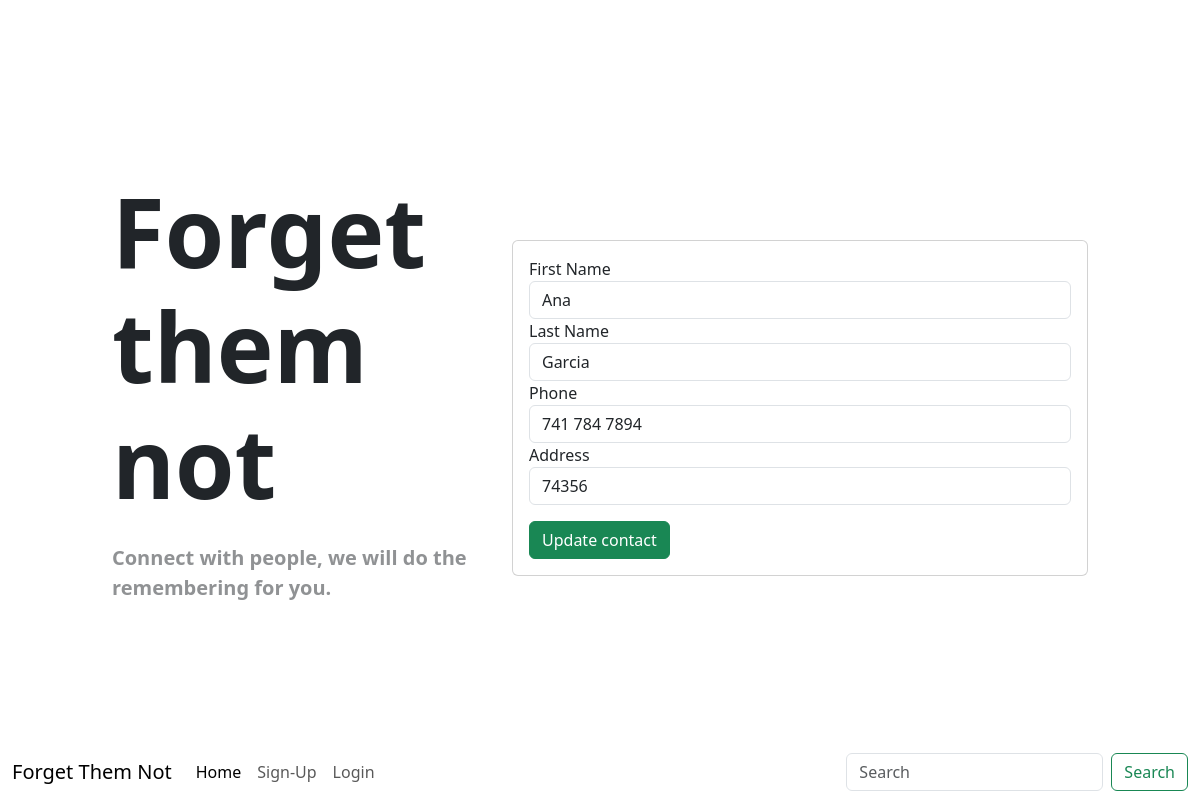
Screenshot of /update/7 with the database file from the repository.
### app/models.py (models this page shows, shortened)
class Contact(db.Model):
    id = db.Column(db.Integer, primary_key = True)
    first_name = db.Column(db.String(50), nullable = False)
    last_name = db.Column(db.String(50), nullable = False)
    phone = db.Column(db.String(15), nullable = False)
    address = db.Column(db.String(100), nullable = False)
    date_created = db.Column(db.DateTime, nullable = False, default = datetime.utcnow)
    user_id = db.Column(db.Integer, db.ForeignKey('user.id'), nullable = False)

### app/routes.py (the view, shortened to what this page needs)
@app.route('/update/<contact_id>', methods =["GET", "POST"])
def update_contact(contact_id):
    form = UpdateForm()
    current_contact = db.session.get(Contact, contact_id)
    return render_template('update.html', form = form, current_contact = current_contact)

### app/forms.py
class UpdateForm(FlaskForm):
    first_name = StringField('First Name', validators = [InputRequired()])
    last_name = StringField('Last Name', validators = [InputRequired()])
    phone = StringField('Phone', validators = [InputRequired()])
    address = StringField('Address', validators = [InputRequired()])
    submit = SubmitField('Update contact')

### app/templates/update.html (shortened to what this page needs)
{% extends 'base.html' %}
{% block content %}
<div class="col-6">
    <div class="card mt-3">
        <div class="card-body">
            <form action="" method="post">
                {{ form.first_name.label }}
                {{ form.first_name(class='form-control', value=current_contact.first_name) }}
                {{ form.last_name.label }}
                {{ form.last_name(class='form-control', value=current_contact.last_name) }}
                {{ form.phone.label }}
                {{ form.phone(class='form-control', value=current_contact.phone) }}
                {{ form.address.label }}
                {{ form.address(class='form-control', value=current_contact.address) }}
                {{ form.submit(class='btn btn-success mt-3')}}
            </form>
        </div>
    </div>
</div>
{% endblock content %}

### rows the page displays
Contact: first_name "Ana", last_name "Garcia", phone "741 784 7894", address "74356"
